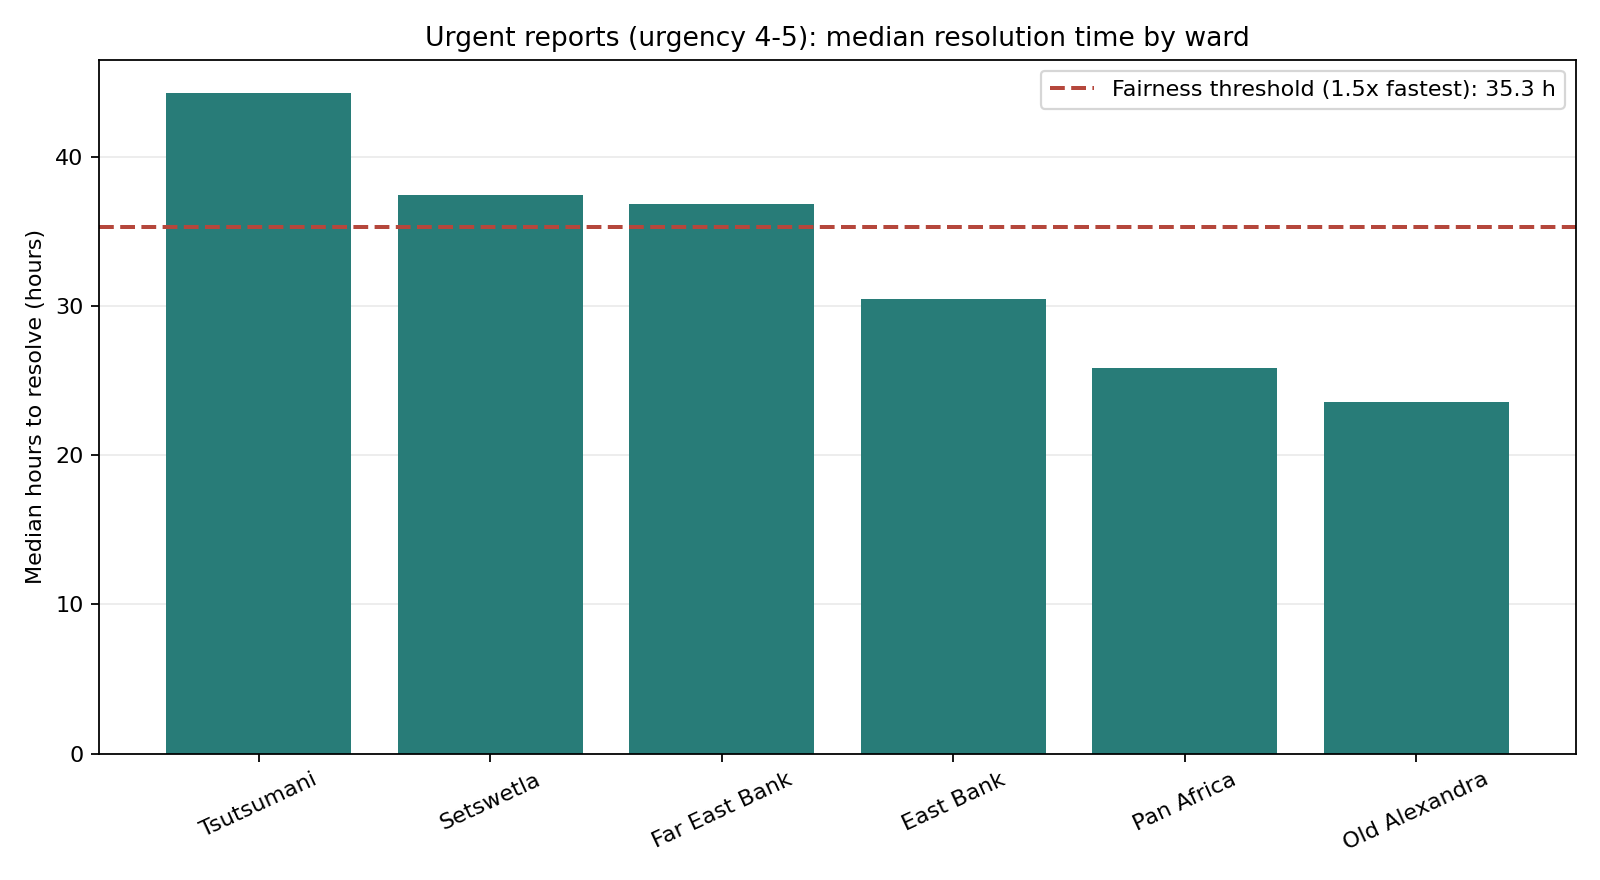

Recreate this plot in Python.
"""Summarize service outcomes by ward and flag urgent waiting-time gaps."""

from __future__ import annotations

from pathlib import Path

import matplotlib

matplotlib.use("Agg")
import matplotlib.pyplot as plt
import pandas as pd

PROJECT_ROOT = Path(__file__).resolve().parent.parent
DATA_FILE = PROJECT_ROOT / "data" / "reports.csv"
OUTPUT_DIR = Path(__file__).resolve().parent
SUMMARY_FILE = OUTPUT_DIR / "area_fairness.csv"
CHART_FILE = OUTPUT_DIR / "area_fairness.png"

WARDS = [
    "Old Alexandra",
    "East Bank",
    "Pan Africa",
    "Far East Bank",
    "Setswetla",
    "Tsutsumani",
]

# ASSUMPTION ONLY: illustrative household counts, not census or municipal data.
# Replace with the municipality's latest official household counts for matching
# ward boundaries, and record the source and reference date before using rates.
ASSUMED_HOUSEHOLDS_BY_WARD = {
    "Old Alexandra": 8000,
    "East Bank": 5500,
    "Pan Africa": 4000,
    "Far East Bank": 4500,
    "Setswetla": 2500,
    "Tsutsumani": 2000,
}

FAIRNESS_MULTIPLIER = 1.5


def summarize_area_fairness(
    reports: pd.DataFrame,
    households_by_ward: dict[str, int] | None = None,
) -> pd.DataFrame:
    """Return one row per known or observed ward, including fairness flags."""
    required_columns = {"ward_or_suburb", "status", "urgency", "hours_to_resolve"}
    missing_columns = required_columns.difference(reports.columns)
    if missing_columns:
        raise ValueError("Missing required columns: " + ", ".join(sorted(missing_columns)))

    households = (
        households_by_ward
        if households_by_ward is not None
        else ASSUMED_HOUSEHOLDS_BY_WARD
    )
    data = reports.copy()
    data["ward_or_suburb"] = data["ward_or_suburb"].fillna("Unknown").astype(str).str.strip()
    data["status"] = data["status"].fillna("").astype(str).str.strip().str.lower()
    data["urgency"] = pd.to_numeric(data["urgency"], errors="coerce")
    data["hours_to_resolve"] = pd.to_numeric(data["hours_to_resolve"], errors="coerce")

    observed_wards = sorted(set(data["ward_or_suburb"]) - set(WARDS))
    wards = WARDS + observed_wards
    rows = []

    for ward in wards:
        ward_reports = data.loc[data["ward_or_suburb"] == ward]
        resolved = ward_reports.loc[
            ward_reports["status"].eq("resolved") & ward_reports["hours_to_resolve"].notna()
        ]
        resolved_urgent = resolved.loc[resolved["urgency"].ge(4)]
        household_count = households.get(ward)

        rows.append(
            {
                "ward": ward,
                "report_count": len(ward_reports),
                "median_hours_to_resolve": resolved["hours_to_resolve"].median(),
                "median_urgent_hours_to_resolve": resolved_urgent[
                    "hours_to_resolve"
                ].median(),
                "unresolved_share": (
                    ward_reports["status"].ne("resolved").mean()
                    if not ward_reports.empty
                    else float("nan")
                ),
                "average_urgency": ward_reports["urgency"].mean(),
                "assumed_households": household_count,
                "reports_per_1000_households": (
                    len(ward_reports) / household_count * 1000
                    if household_count is not None and household_count > 0
                    else float("nan")
                ),
            }
        )

    summary = pd.DataFrame(rows)
    available_urgent_medians = summary["median_urgent_hours_to_resolve"].dropna()
    threshold = (
        available_urgent_medians.min() * FAIRNESS_MULTIPLIER
        if not available_urgent_medians.empty
        else float("nan")
    )
    summary["breaks_rule"] = summary["median_urgent_hours_to_resolve"].gt(threshold)
    return summary.sort_values(
        "median_urgent_hours_to_resolve", ascending=False, na_position="last"
    ).reset_index(drop=True)


def save_urgent_wait_chart(summary: pd.DataFrame, output_path: Path = CHART_FILE) -> None:
    """Save ward urgent-resolution medians with the fairness threshold."""
    available = summary.dropna(subset=["median_urgent_hours_to_resolve"])
    fig, ax = plt.subplots(figsize=(10, 5.5))
    ax.bar(
        available["ward"],
        available["median_urgent_hours_to_resolve"],
        color="#287c78",
    )
    ax.set_ylabel("Median hours to resolve (hours)")
    ax.set_title("Urgent reports (urgency 4-5): median resolution time by ward")
    ax.tick_params(axis="x", labelrotation=25)
    ax.grid(axis="y", alpha=0.25)
    ax.set_axisbelow(True)

    if not available.empty:
        threshold = available["median_urgent_hours_to_resolve"].min() * FAIRNESS_MULTIPLIER
        ax.axhline(
            threshold,
            color="#b5473c",
            linestyle="--",
            linewidth=1.8,
            label=f"Fairness threshold ({FAIRNESS_MULTIPLIER:.1f}x fastest): {threshold:.1f} h",
        )
        ax.legend()
    else:
        ax.text(0.5, 0.5, "No resolved urgent reports available", ha="center", va="center")

    fig.tight_layout()
    fig.savefig(output_path, dpi=160)
    plt.close(fig)


def main() -> None:
    reports = pd.read_csv(DATA_FILE)
    summary = summarize_area_fairness(reports)
    summary.to_csv(SUMMARY_FILE, index=False, float_format="%.2f")
    save_urgent_wait_chart(summary)

    threshold = summary["median_urgent_hours_to_resolve"].min() * FAIRNESS_MULTIPLIER
    flagged_wards = summary.loc[summary["breaks_rule"], "ward"].tolist()
    print(f"Saved ward fairness summary: {SUMMARY_FILE}")
    print(f"Saved urgent waiting-time chart: {CHART_FILE}")
    print(f"Fairness threshold: {threshold:.2f} hours")
    print("Wards breaking the rule: " + (", ".join(flagged_wards) or "none"))


if __name__ == "__main__":
    main()
